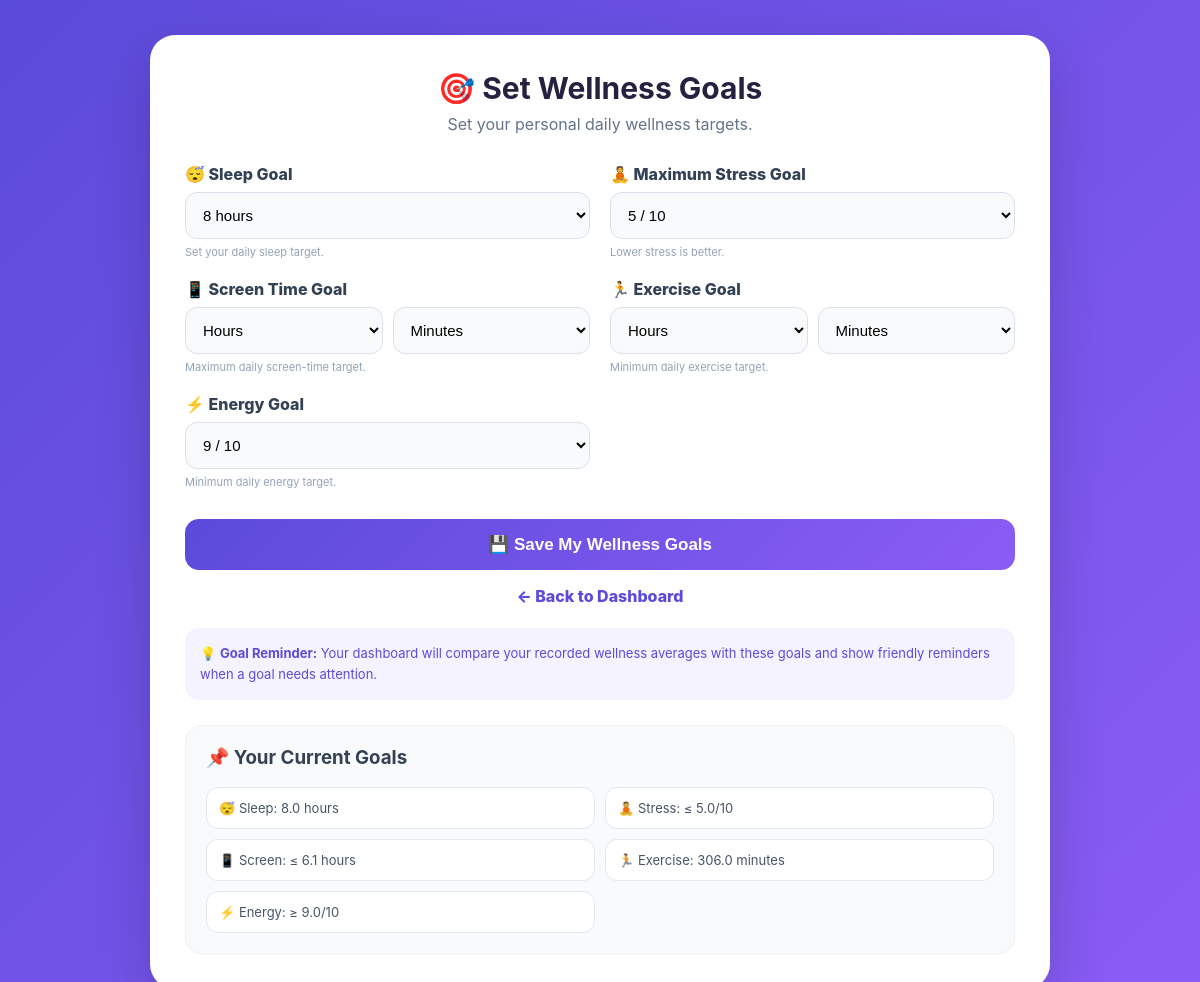
The page /goals (signed in) on the database its author committed.
### tables this page shows
CREATE TABLE wellness_goals (
            id INTEGER PRIMARY KEY AUTOINCREMENT,
            user_id INTEGER NOT NULL UNIQUE,
            sleep_goal REAL NOT NULL DEFAULT 8,
            exercise_goal REAL NOT NULL DEFAULT 30,
            screen_time_goal REAL NOT NULL DEFAULT 5,
            stress_goal REAL NOT NULL DEFAULT 4,
            energy_goal REAL NOT NULL DEFAULT 7,
            FOREIGN KEY (user_id) REFERENCES users(id)
        );

### app.py (the view, shortened to what this page needs)
@app.route(
    "/goals",
    methods=["GET", "POST"]
)
def goals():
    if "user_id" not in session:
        return redirect(
            url_for("login")
        )
    user_id = session["user_id"]
    conn = get_db_connection()
    goals_data = conn.execute(
        """
        SELECT *
        FROM wellness_goals
        WHERE user_id = ?
        """,
        (user_id,)
    ).fetchone()
    conn.close()
    return render_template(
        "goals.html",
        goals=goals_data
    )

### database.py (called while the page is built)
def get_db_connection():
    conn = sqlite3.connect(DATABASE)
    conn.row_factory = sqlite3.Row
    return conn

### templates/goals.html (shortened to what this page needs)
<!DOCTYPE html>
<html lang="en">
<head>
</head>
<body>
<div class="container">
<div class="card">
<div class="header">
<h1>
🎯 Set Wellness Goals
</h1>
<p>
Set your personal daily wellness targets.
</p>
</div>
<form method="POST"
action="{{ url_for('goals') }}">
<div class="form-grid">
<div class="field">
<label>
😴 Sleep Goal
</label>
<select name="sleep_goal" required>
{% for i in range(1,13) %}
<option
value="{{ i }}"
{% if goals and goals['sleep_goal'] == i %}selected{% endif %}
>
{{ i }} hour{% if i != 1 %}s{% endif %}
</option>
{% endfor %}
</select>
<small>
Set your daily sleep target.
</small>
</div>
<div class="field">
<label>
🧘 Maximum Stress Goal
</label>
<select name="stress_goal" required>
{% for i in range(1,11) %}
<option
value="{{ i }}"
{% if goals and goals['stress_goal'] == i %}selected{% endif %}
>
{{ i }} / 10
</option>
{% endfor %}
</select>
<small>
Lower stress is better.
</small>
</div>
<div class="field">
<label>
📱 Screen Time Goal
</label>
<div class="split">
<select name="screen_hours" required>
<option value="">
Hours
</option>
</select>
<select name="screen_minutes" required>
<option value="">
Minutes
</option>
</select>
</div>
<small>
Maximum daily screen-time target.
</small>
</div>
<div class="field">
<label>
🏃 Exercise Goal
</label>
<div class="split">
<select name="exercise_hours" required>
<option value="">
Hours
</option>
</select>
<select name="exercise_minutes" required>
<option value="">
Minutes
</option>
</select>
</div>
<small>
Minimum daily exercise target.
</small>
</div>
<div class="field">
<label>
⚡ Energy Goal
</label>
<select name="energy_goal" required>
{% for i in range(1,11) %}
<option
value="{{ i }}"
{% if goals and goals['energy_goal'] == i %}selected{% endif %}
>
{{ i }} / 10
</option>
{% endfor %}
</select>
<small>
Minimum daily energy target.
</small>
</div>
</div>
<button
type="submit"
class="save-btn">
💾 Save My Wellness Goals
</button>
</form>
<a
class="back"
href="{{ url_for('dashboard') }}">
← Back to Dashboard
</a>
<div class="info">
💡 <strong>Goal Reminder:</strong>
Your dashboard will compare your recorded wellness averages
with these goals and show friendly reminders when a goal needs attention.
</div>
{% if goals %}
<div class="current-goals">
<h3>
📌 Your Current Goals
</h3>
<div class="goal-list">
<div class="goal-item">
😴 Sleep: {{ goals['sleep_goal'] }} hours
</div>
<div class="goal-item">
🧘 Stress: ≤ {{ goals['stress_goal'] }}/10
</div>
<div class="goal-item">
📱 Screen: ≤ {{ goals['screen_time_goal']|round(1) }} hours
</div>
<div class="goal-item">
🏃 Exercise: {{ goals['exercise_goal']|round(0) }} minutes
</div>
<div class="goal-item">
⚡ Energy: ≥ {{ goals['energy_goal'] }}/10
</div>
</div>
</div>
{% endif %}
</div>
</div>
</body>
</html>

### templates/goals.html (style rules this page uses)
* { box-sizing:border-box; }
body { margin:0; min-height:100vh; font-family:Inter,Segoe UI,Arial,sans-serif; background:linear-gradient(135deg,#5b4bdb,#8b5cf6); padding:35px 15px; }
.container { max-width:900px; margin:auto; }
.card { background:white; border-radius:25px; padding:35px; box-shadow:0 20px 55px rgba(0,0,0,.18); }
.header { text-align:center; margin-bottom:30px; }
.header h1 { margin:0; color:#25213f; font-size:30px; }
.header p { color:#64748b; margin-top:8px; }
.form-grid { display:grid; grid-template-columns:1fr 1fr; gap:20px; }
.field { display:flex; flex-direction:column; }
.field label { font-weight:800; color:#334155; margin-bottom:8px; }
.field select { width:100%; padding:13px; border:1px solid #dbe1ea; border-radius:12px; background:#f8fafc; font-size:15px; outline:none; }
.field small { color:#94a3b8; margin-top:6px; font-size:11px; }
.split { display:grid; grid-template-columns:1fr 1fr; gap:10px; }
.save-btn { width:100%; margin-top:30px; border:0; padding:15px; border-radius:14px; background:linear-gradient(135deg,#5b4bdb,#8b5cf6); color:white; font-size:17px; font-weight:900; cursor:pointer; }
.back { display:block; text-align:center; margin-top:16px; color:#5b4bdb; text-decoration:none; font-weight:800; }
.info { margin-top:22px; padding:15px; border-radius:14px; background:#f5f3ff; color:#5b4bdb; font-size:13px; line-height:1.6; }
.current-goals { margin-top:25px; padding:20px; border-radius:17px; background:#f8fafc; border:1px solid #edf2f7; }
.current-goals h3 { margin-top:0; color:#334155; }
.goal-list { display:grid; grid-template-columns:repeat(2,1fr); gap:10px; }
.goal-item { background:white; padding:12px; border-radius:12px; border:1px solid #e2e8f0; color:#475569; font-size:13px; }

### rows shown on the page
wellness_goals: sleep_goal "8 hours", stress_goal "5 / 10", energy_goal "9 / 10", sleep_goal "8.0", stress_goal "5.0", screen_time_goal "6.1", exercise_goal "306.0", energy_goal "9.0"
